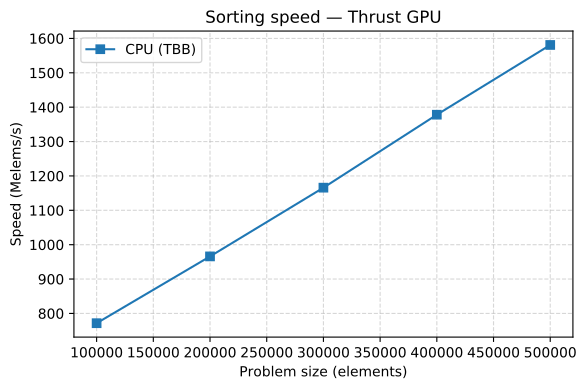

Recreate this plot in Python.
import matplotlib.pyplot as plt
import matplotlib.ticker as ticker

sizes  = [100000, 200000, 300000, 400000, 500000]
tbb    = [771.6,  965.9,  1165.8, 1378.1, 1581.0]

fig, ax = plt.subplots(figsize=(6, 4))

ax.plot(sizes, tbb, marker='s', label='CPU (TBB)')

ax.set_xlabel('Problem size (elements)')
ax.set_ylabel('Speed (Melems/s)')
ax.set_title('Sorting speed — Thrust GPU')
ax.legend()
ax.grid(True, linestyle='--', alpha=0.5)

# Save as PDF — vector, perfect quality in LaTeX
plt.tight_layout()
plt.savefig('testingOnParallelCPU.pdf', bbox_inches='tight')
